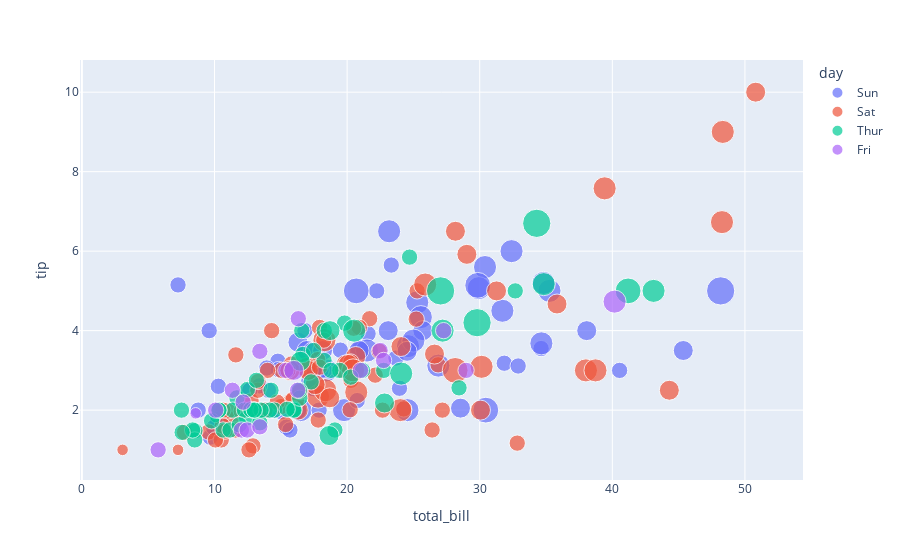

The code cell stored with this chart in its notebook:
### Code cell
figure = px.scatter(data_frame = data, x = 'total_bill', y = 'tip', color = 'day', size = 'size')
figure.show()

### Figure 1 — Plotly figure (JSON) as saved in the notebook; plotly's stock layout.template omitted (floating-point values rounded to 4 significant figures)
{"data": [{"hovertemplate": "day=Sun<br>total_bill=%{x}<br>tip=%{y}<br>size=%{marker.size}<extra></extra>", "legendgroup": "Sun", "marker": {"color": "#636efa", "size": [2, 3, 3, 2, 4, 4, 2, 4, 2, 2, 2, 4, 2, 4, 2, 2, 3, 3, 3, 2, 2, 2, 4, 2, 2, 4, 3, 2, 2, 2, 4, 2, 4, 2, 3, 2, 3, 2, 4, 2, 2, 3, 4, 4, 5, 6, 4, 2, 4, 4, 2, 3, 2, 2, 3, 2, 4, 2, 2, 2, 2, 2, 2, 2, 2, 4, 2, 3, 4, 2, 5, 3, 5, 3, 3, 2], "sizemode": "area", "sizeref": 0.015, "symbol": "circle"}, "mode": "markers", "name": "Sun", "orientation": "v", "showlegend": true, "type": "scatter", "x": [16.99, 10.34, 21.01, 23.68, 24.59, 25.29, 8.77, 26.88, 15.04, 14.78, 10.27, 35.26, 15.42, 18.43, 14.83, 21.58, 10.33, 16.29, 16.97, 17.46, 13.94, 9.68, 30.4, 18.29, 22.23, 32.4, 28.55, 18.04, 12.54, 10.29, 34.81, 9.94, 25.56, 19.49, 38.07, 23.95, 25.71, 17.31, 29.93, 14.07, 13.13, 17.26, 24.55, 19.77, 29.85, 48.17, 25, 13.39, 16.49, 21.5, 12.66, 16.21, 13.81, 17.51, 24.52, 20.76, 31.71, 7.25, 31.85, 16.82, 32.9, 17.89, 14.48, 9.6, 34.63, 34.65, 23.33, 45.35, 23.17, 40.55, 20.69, 20.9, 30.46, 18.15, 23.1, 15.69], "xaxis": "x", "y": [1.01, 1.66, 3.5, 3.31, 3.61, 4.71, 2, 3.12, 1.96, 3.23, 1.71, 5, 1.57, 3, 3.02, 3.92, 1.67, 3.71, 3.5, 2.54, 3.06, 1.32, 5.6, 3, 5, 6, 2.05, 3, 2.5, 2.6, 5.2, 1.56, 4.34, 3.51, 4, 2.55, 4, 3.5, 5.07, 2.5, 2, 2.74, 2, 2, 5.14, 5, 3.75, 2.61, 2, 3.5, 2.5, 2, 2, 3, 3.48, 2.24, 4.5, 5.15, 3.18, 4, 3.11, 2, 2, 4, 3.55, 3.68, 5.65, 3.5, 6.5, 3, 5, 3.5, 2, 3.5, 4, 1.5], "yaxis": "y"}, {"hovertemplate": "day=Sat<br>total_bill=%{x}<br>tip=%{y}<br>size=%{marker.size}<extra></extra>", "legendgroup": "Sat", "marker": {"color": "#EF553B", "size": [3, 2, 2, 2, 4, 2, 4, 2, 2, 2, 2, 2, 4, 2, 4, 2, 3, 3, 3, 3, 3, 3, 4, 2, 2, 4, 2, 2, 2, 4, 3, 3, 2, 1, 2, 2, 2, 3, 2, 2, 2, 2, 2, 3, 2, 2, 2, 2, 2, 2, 2, 2, 1, 2, 2, 3, 2, 3, 4, 2, 2, 3, 4, 4, 2, 3, 2, 5, 2, 2, 4, 4, 2, 2, 4, 3, 2, 2, 2, 2, 2, 2, 3, 3, 2, 2, 2], "sizemode": "area", "sizeref": 0.015, "symbol": "circle"}, "mode": "markers", "name": "Sat", "orientation": "v", "showlegend": true, "type": "scatter", "x": [20.65, 17.92, 20.29, 15.77, 39.42, 19.82, 17.81, 13.37, 12.69, 21.7, 19.65, 9.55, 18.35, 15.06, 20.69, 17.78, 24.06, 16.31, 16.93, 18.69, 31.27, 16.04, 38.01, 26.41, 11.24, 48.27, 20.29, 13.81, 11.02, 18.29, 17.59, 20.08, 16.45, 3.07, 20.23, 15.01, 12.02, 17.07, 26.86, 25.28, 14.73, 10.51, 17.92, 44.3, 22.42, 20.92, 15.36, 20.49, 25.21, 18.24, 14.31, 14, 7.25, 10.59, 10.63, 50.81, 15.81, 26.59, 38.73, 24.27, 12.76, 30.06, 25.89, 48.33, 13.27, 28.17, 12.9, 28.15, 11.59, 7.74, 30.14, 20.45, 13.28, 22.12, 24.01, 15.69, 11.61, 10.77, 15.53, 10.07, 12.6, 32.83, 35.83, 29.03, 27.18, 22.67, 17.82], "xaxis": "x", "y": [3.35, 4.08, 2.75, 2.23, 7.58, 3.18, 2.34, 2, 2, 4.3, 3, 1.45, 2.5, 3, 2.45, 3.27, 3.6, 2, 3.07, 2.31, 5, 2.24, 3, 1.5, 1.76, 6.73, 3.21, 2, 1.98, 3.76, 2.64, 3.15, 2.47, 1, 2.01, 2.09, 1.97, 3, 3.14, 5, 2.2, 1.25, 3.08, 2.5, 3.48, 4.08, 1.64, 4.06, 4.29, 3.76, 4, 3, 1, 1.61, 2, 10, 3.16, 3.41, 3, 2.03, 2.23, 2, 5.16, 9, 2.5, 6.5, 1.1, 3, 1.5, 1.44, 3.09, 3, 2.72, 2.88, 2, 3, 3.39, 1.47, 3, 1.25, 1, 1.17, 4.67, 5.92, 2, 2, 1.75], "yaxis": "y"}, {"hovertemplate": "day=Thur<br>total_bill=%{x}<br>tip=%{y}<br>size=%{marker.size}<extra></extra>", "legendgroup": "Thur", "marker": {"color": "#00cc96", "size": [4, 2, 2, 2, 2, 1, 2, 2, 4, 2, 2, 2, 2, 2, 2, 4, 2, 2, 2, 2, 2, 6, 2, 2, 2, 3, 2, 2, 2, 2, 2, 2, 2, 2, 2, 2, 2, 6, 5, 6, 2, 2, 3, 2, 2, 2, 2, 2, 2, 2, 2, 2, 4, 2, 2, 3, 2, 2, 2, 4, 3, 2], "sizemode": "area", "sizeref": 0.015, "symbol": "circle"}, "mode": "markers", "name": "Thur", "orientation": "v", "showlegend": true, "type": "scatter", "x": [27.2, 22.76, 17.29, 19.44, 16.66, 10.07, 32.68, 15.98, 34.83, 13.03, 18.28, 24.71, 21.16, 10.65, 12.43, 24.08, 11.69, 13.42, 14.26, 15.95, 12.48, 29.8, 8.52, 14.52, 11.38, 22.82, 19.08, 20.27, 11.17, 12.26, 18.26, 8.51, 10.33, 14.15, 16, 13.16, 17.47, 34.3, 41.19, 27.05, 16.43, 8.35, 18.64, 11.87, 9.78, 7.51, 19.81, 28.44, 15.48, 16.58, 7.56, 10.34, 43.11, 13, 13.51, 18.71, 12.74, 13, 16.4, 20.53, 16.47, 18.78], "xaxis": "x", "y": [4, 3, 2.71, 3, 3.4, 1.83, 5, 2.03, 5.17, 2, 4, 5.85, 3, 1.5, 1.8, 2.92, 2.31, 1.68, 2.5, 2, 2.52, 4.2, 1.48, 2, 2, 2.18, 1.5, 2.83, 1.5, 2, 3.25, 1.25, 2, 2, 2, 2.75, 3.5, 6.7, 5, 5, 2.3, 1.5, 1.36, 1.63, 1.73, 2, 4.19, 2.56, 2.02, 4, 1.44, 2, 5, 2, 2, 4, 2.01, 2, 2.5, 4, 3.23, 3], "yaxis": "y"}, {"hovertemplate": "day=Fri<br>total_bill=%{x}<br>tip=%{y}<br>size=%{marker.size}<extra></extra>", "legendgroup": "Fri", "marker": {"color": "#ab63fa", "size": [2, 2, 2, 2, 2, 4, 2, 2, 2, 2, 2, 2, 2, 2, 1, 3, 2, 2, 2], "sizemode": "area", "sizeref": 0.015, "symbol": "circle"}, "mode": "markers", "name": "Fri", "orientation": "v", "showlegend": true, "type": "scatter", "x": [28.97, 22.49, 5.75, 16.32, 22.75, 40.17, 27.28, 12.03, 21.01, 12.46, 11.35, 15.38, 12.16, 13.42, 8.58, 15.98, 13.42, 16.27, 10.09], "xaxis": "x", "y": [3, 3.5, 1, 4.3, 3.25, 4.73, 4, 1.5, 3, 1.5, 2.5, 3, 2.2, 3.48, 1.92, 3, 1.58, 2.5, 2], "yaxis": "y"}], "layout": {"legend": {"itemsizing": "constant", "title": {"text": "day"}, "tracegroupgap": 0}, "margin": {"t": 60}, "xaxis": {"anchor": "y", "domain": [0, 1], "title": {"text": "total_bill"}}, "yaxis": {"anchor": "x", "domain": [0, 1], "title": {"text": "tip"}}}}
